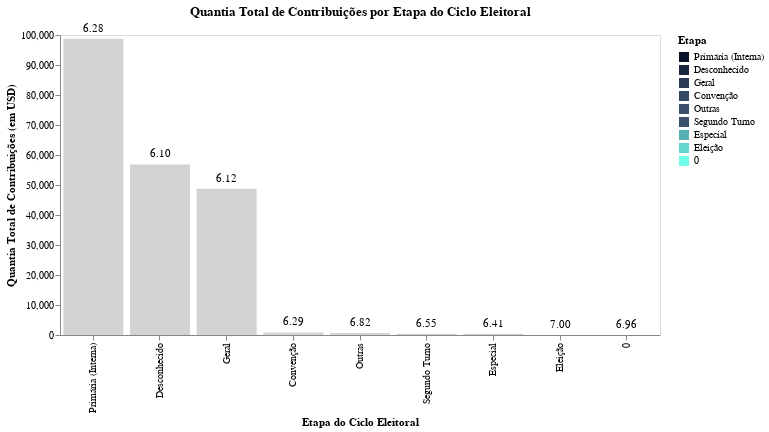

Write notebook code for a chart like this one.
### Code cell
# Criação da seleção interativa para o highlight ao passar o mouse
highlight = alt.selection_point(on='mouseover', fields=['transaction_pgi'], empty='none')

# Escala de cor personalizada
color_scale = alt.Scale(
    domain=vis1['transaction_pgi'].unique(),
    range=colorscale
)

# Gráfico de barras com highlight ao passar o mouse
bar = alt.Chart(vis1).mark_bar().encode(
    x=alt.X('transaction_pgi', title='Etapa do Ciclo Eleitoral', sort='-y'),
    y=alt.Y('quantia_total:Q', title='Quantia Total de Contribuições (em USD)'),
    color=alt.condition(
        highlight,
        alt.Color('transaction_pgi:N', scale=color_scale, title='Etapa'),
        alt.value('lightgray')  # Cor padrão para barras não destacadas
    ),
    tooltip=[
        alt.Tooltip('transaction_pgi:N', title='Etapa do Ciclo'),
        alt.Tooltip('quantia_total:Q', title='Quantia total de contribuição'),
        alt.Tooltip('razao_contribuicao:Q', title='Proporção Quantia/Contribuintes')
    ]

).add_params(
    highlight
).properties(
    width=600,
    height=300,
    title='Quantia Total de Contribuições por Etapa do Ciclo Eleitoral'
)

# Texto com valor, sem alterações
text = alt.Chart(vis1).mark_text(
    align='center',
    baseline='middle',
    dy=-10,
    color='black'
).encode(
    x=alt.X('transaction_pgi:N', title='Etapa do Ciclo Eleitoral', sort='-y'),
    y=alt.Y('quantia_total:Q'),
    text=alt.Text('razao_contribuicao:Q', format='.2f')
)

# Combinação do gráfico de barras e texto com configuração de estilo
vis = (bar + text).configure_title(
    fontSize=18,
).configure_axis(
    labelFontSize=12,
    titleFontSize=14,
).configure_legend(
    labelFontSize=12,
    titleFontSize=14,
).configure(
    background="rgba(0, 0, 0, 0)"
).configure_view(
    fill='white'
).configure_axis(
    grid=False,
)

vis.display()

### Figure 1 — Vega specification as saved in the notebook (floating-point values rounded to 4 significant figures)
{"$schema": "https://vega.github.io/schema/vega/v5.json", "data": [{"name": "param_3_store"}, {"name": "source_0"}, {"name": "data_1", "values": [{"quantia_total": 98750.0, "quantia_total_end": 98750.0, "quantia_total_start": 0.0, "razao_contribuicao": 6.281, "transaction_pgi": "Primária (Interna)"}, {"quantia_total": 56850.0, "quantia_total_end": 56850.0, "quantia_total_start": 0.0, "razao_contribuicao": 6.105, "transaction_pgi": "Desconhecido"}, {"quantia_total": 48710.0, "quantia_total_end": 48710.0, "quantia_total_start": 0.0, "razao_contribuicao": 6.117, "transaction_pgi": "Geral"}, {"quantia_total": 836.6, "quantia_total_end": 836.6, "quantia_total_start": 0.0, "razao_contribuicao": 6.29, "transaction_pgi": "Convenção"}, {"quantia_total": 681.8, "quantia_total_end": 681.8, "quantia_total_start": 0.0, "razao_contribuicao": 6.818, "transaction_pgi": "Outras"}, {"quantia_total": 452.1, "quantia_total_end": 452.1, "quantia_total_start": 0.0, "razao_contribuicao": 6.552, "transaction_pgi": "Segundo Turno"}, {"quantia_total": 436.1, "quantia_total_end": 436.1, "quantia_total_start": 0.0, "razao_contribuicao": 6.413, "transaction_pgi": "Especial"}, {"quantia_total": 34.99, "quantia_total_end": 34.99, "quantia_total_start": 0.0, "razao_contribuicao": 6.997, "transaction_pgi": "Eleição"}, {"quantia_total": 27.85, "quantia_total_end": 27.85, "quantia_total_start": 0.0, "razao_contribuicao": 6.964, "transaction_pgi": "0"}]}, {"name": "data_2", "values": [{"quantia_total": 98750.0, "razao_contribuicao": 6.281, "transaction_pgi": "Primária (Interna)"}, {"quantia_total": 56850.0, "razao_contribuicao": 6.105, "transaction_pgi": "Desconhecido"}, {"quantia_total": 48710.0, "razao_contribuicao": 6.117, "transaction_pgi": "Geral"}, {"quantia_total": 836.6, "razao_contribuicao": 6.29, "transaction_pgi": "Convenção"}, {"quantia_total": 681.8, "razao_contribuicao": 6.818, "transaction_pgi": "Outras"}, {"quantia_total": 452.1, "razao_contribuicao": 6.552, "transaction_pgi": "Segundo Turno"}, {"quantia_total": 436.1, "razao_contribuicao": 6.413, "transaction_pgi": "Especial"}, {"quantia_total": 34.99, "razao_contribuicao": 6.997, "transaction_pgi": "Eleição"}, {"quantia_total": 27.85, "razao_contribuicao": 6.964, "transaction_pgi": "0"}]}, {"name": "source_0_x_domain_transaction_pgi", "values": [{"sort_field": 98750.0, "transaction_pgi": "Primária (Interna)"}, {"sort_field": 56850.0, "transaction_pgi": "Desconhecido"}, {"sort_field": 48710.0, "transaction_pgi": "Geral"}, {"sort_field": 836.6, "transaction_pgi": "Convenção"}, {"sort_field": 681.8, "transaction_pgi": "Outras"}, {"sort_field": 452.1, "transaction_pgi": "Segundo Turno"}, {"sort_field": 436.1, "transaction_pgi": "Especial"}, {"sort_field": 34.99, "transaction_pgi": "Eleição"}, {"sort_field": 27.85, "transaction_pgi": "0"}]}], "signals": [{"name": "unit", "value": {}, "on": [{"events": "pointermove", "update": "isTuple(group()) ? group() : unit"}]}, {"name": "param_3", "update": "vlSelectionResolve(\"param_3_store\", \"union\", true, true)"}, {"name": "param_3_tuple", "on": [{"events": [{"source": "scope", "type": "mouseover"}], "update": "datum && item().mark.marktype !== 'group' && indexof(item().mark.role, 'legend') < 0 ? {unit: \"view_3\", fields: param_3_tuple_fields, values: [(item().isVoronoi ? datum.datum : datum)[\"transaction_pgi\"]]} : null", "force": true}, {"events": [{"source": "view", "type": "dblclick"}], "update": "null"}]}, {"name": "param_3_tuple_fields", "value": [{"type": "E", "field": "transaction_pgi"}]}, {"name": "param_3_toggle", "value": false, "on": [{"events": [{"source": "scope", "type": "mouseover"}], "update": "event.shiftKey"}, {"events": [{"source": "view", "type": "dblclick"}], "update": "false"}]}, {"name": "param_3_modify", "on": [{"events": {"signal": "param_3_tuple"}, "update": "modify(\"param_3_store\", param_3_toggle ? null : param_3_tuple, param_3_toggle ? null : true, param_3_toggle ? param_3_tuple : null)"}]}], "marks": [{"type": "rect", "name": "view_3_marks", "from": {"data": "data_1"}, "encode": {"update": {"y2": {"field": "quantia_total_start", "scale": "y"}, "y": {"field": "quantia_total_end", "scale": "y"}, "x": {"field": "transaction_pgi", "scale": "x"}, "fill": [{"field": "transaction_pgi", "scale": "color", "test": "length(data(\"param_3_store\")) && vlSelectionTest(\"param_3_store\", datum)"}, {"value": "lightgray"}], "tooltip": {"signal": "{\"Etapa do Ciclo\": isValid(datum[\"transaction_pgi\"]) ? datum[\"transaction_pgi\"] : \"\"+datum[\"transaction_pgi\"], \"Quantia total de contribuição\": format(datum[\"quantia_total\"], \"\"), \"Proporção Quantia/Contribuintes\": format(datum[\"razao_contribuicao\"], \"\")}"}, "width": {"signal": "max(0.25, bandwidth('x'))"}}}, "style": ["bar"], "interactive": true}, {"type": "text", "name": "layer_1_marks", "from": {"data": "data_2"}, "encode": {"update": {"dy": {"value": -10}, "baseline": {"value": "middle"}, "text": {"signal": "format(datum[\"razao_contribuicao\"], \".2f\")"}, "y": {"field": "quantia_total", "scale": "y"}, "align": {"value": "center"}, "x": {"field": "transaction_pgi", "scale": "x", "band": 0.5}, "fill": {"value": "black"}}}, "style": ["text"], "interactive": false}], "scales": [{"name": "x", "type": "band", "domain": {"data": "source_0_x_domain_transaction_pgi", "field": "transaction_pgi", "sort": {"op": "max", "field": "sort_field", "order": "descending"}}, "range": [0, {"signal": "width"}], "paddingOuter": 0.05, "paddingInner": 0.1}, {"name": "y", "type": "linear", "domain": {"fields": [{"data": "data_1", "field": "quantia_total_start"}, {"data": "data_1", "field": "quantia_total_end"}, {"data": "data_2", "field": "quantia_total"}]}, "range": [{"signal": "height"}, 0], "zero": true, "nice": true}, {"name": "color", "type": "ordinal", "domain": ["Primária (Interna)", "Desconhecido", "Geral", "Convenção", "Outras", "Segundo Turno", "Especial", "Eleição", "0"], "range": ["#0b132b", "#1b2740", "#2a3c56", "#354964", "#3a506b", "#3a506b", "#57b1b1", "#63d8cd", " #6fffe9"]}], "axes": [{"scale": "x", "title": "Etapa do Ciclo Eleitoral", "labelBaseline": "middle", "labelAngle": 270, "grid": false, "labelAlign": "right", "orient": "bottom", "zindex": 0}, {"scale": "y", "grid": false, "orient": "left", "zindex": 0, "labelOverlap": true, "tickCount": {"signal": "ceil(height/40)"}, "title": "Quantia Total de Contribuições (em USD)"}], "title": {"text": "Quantia Total de Contribuições por Etapa do Ciclo Eleitoral", "frame": "group"}, "height": 300, "legends": [{"title": "Etapa", "fill": "color", "symbolType": "square"}], "config": {"axis": {"grid": false}, "style": {"cell": {"fill": "white"}}}, "width": 600, "background": "rgba(0, 0, 0, 0)", "padding": 5, "style": "cell"}
